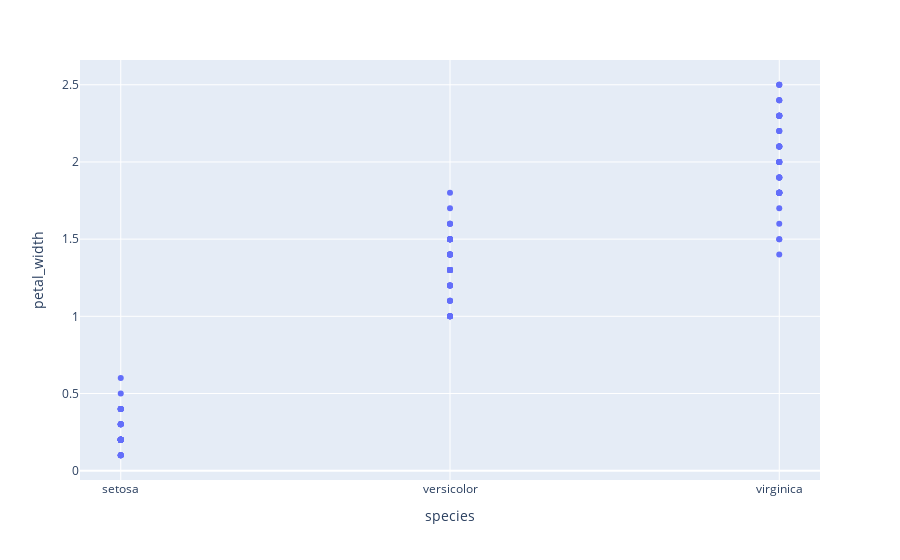

The notebook cell this image was saved under:
### Code cell
f4=px.scatter(iris,x='species',y='petal_width')
f4.show()

### Figure 1 — Plotly figure (JSON) as saved in the notebook; plotly's stock layout.template omitted (floating-point values rounded to 4 significant figures; data arrays with more than 128 entries replaced by an {"elided": "..."} marker saying what was removed)
{"data": [{"hovertemplate": "species=%{x}<br>petal_width=%{y}<extra></extra>", "legendgroup": "", "marker": {"color": "#636efa", "symbol": "circle"}, "mode": "markers", "name": "", "orientation": "v", "showlegend": false, "type": "scatter", "x": {"elided": "150 str values"}, "xaxis": "x", "y": {"elided": "150 float values"}, "yaxis": "y"}], "layout": {"autosize": true, "legend": {"tracegroupgap": 0}, "margin": {"t": 60}, "xaxis": {"anchor": "y", "autorange": true, "domain": [0, 1], "range": [-0.1235, 2.123], "title": {"text": "species"}, "type": "category"}, "yaxis": {"anchor": "x", "autorange": true, "domain": [0, 1], "range": [-0.08583, 2.686], "title": {"text": "petal_width"}, "type": "linear"}}}
